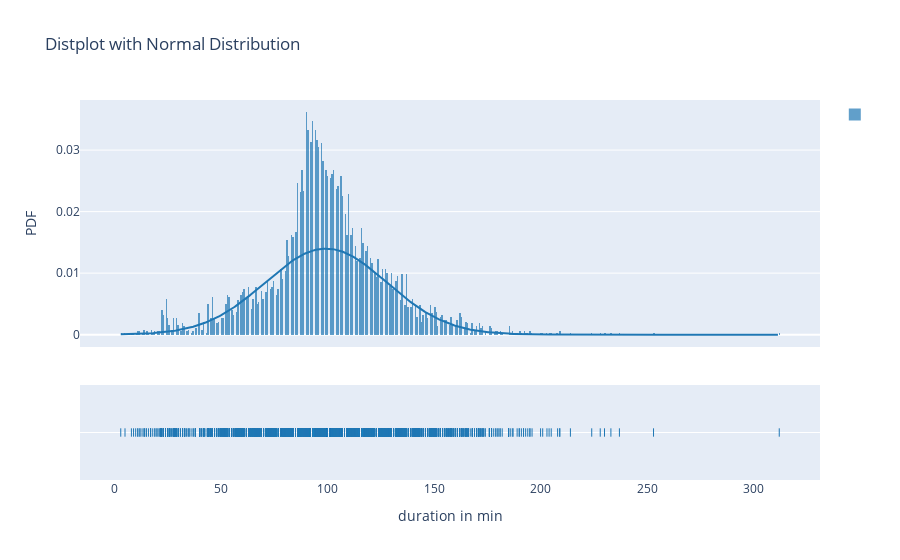

Source (notebook cell):
### Code cell
x1 = movie['duration_in_min'].fillna(0.0).astype(float)
fig = ff.create_distplot([x1], [''], bin_size=0.7, curve_type='normal')
fig.update_layout(title_text='Distplot with Normal Distribution',xaxis_title = 'duration in min', yaxis_title='PDF')
fig.show()

### Figure 1 — Plotly figure (JSON) as saved in the notebook; plotly's stock layout.template omitted (floating-point values rounded to 4 significant figures; data arrays with more than 128 entries replaced by an {"elided": "..."} marker saying what was removed)
{"data": [{"autobinx": false, "histnorm": "probability density", "legendgroup": "", "marker": {"color": "rgb(31, 119, 180)"}, "name": "", "opacity": 0.7, "type": "histogram", "x": {"elided": "5377 int values"}, "xaxis": "x", "xbins": {"end": 312, "size": 0.7, "start": 3}, "yaxis": "y"}, {"legendgroup": "", "marker": {"color": "rgb(31, 119, 180)"}, "mode": "lines", "name": "", "showlegend": false, "type": "scatter", "x": {"elided": "500 float values"}, "xaxis": "x", "y": {"elided": "500 float values"}, "yaxis": "y"}, {"legendgroup": "", "marker": {"color": "rgb(31, 119, 180)", "symbol": "line-ns-open"}, "mode": "markers", "name": "", "showlegend": false, "type": "scatter", "x": {"elided": "5377 int values"}, "xaxis": "x", "y": {"elided": "5377 str values"}, "yaxis": "y2"}], "layout": {"barmode": "overlay", "hovermode": "closest", "legend": {"traceorder": "reversed"}, "title": {"text": "Distplot with Normal Distribution"}, "xaxis": {"anchor": "y2", "domain": [0, 1], "title": {"text": "duration in min"}, "zeroline": false}, "yaxis": {"anchor": "free", "domain": [0.35, 1], "position": 0, "title": {"text": "PDF"}}, "yaxis2": {"anchor": "x", "domain": [0, 0.25], "dtick": 1, "showticklabels": false}}}
